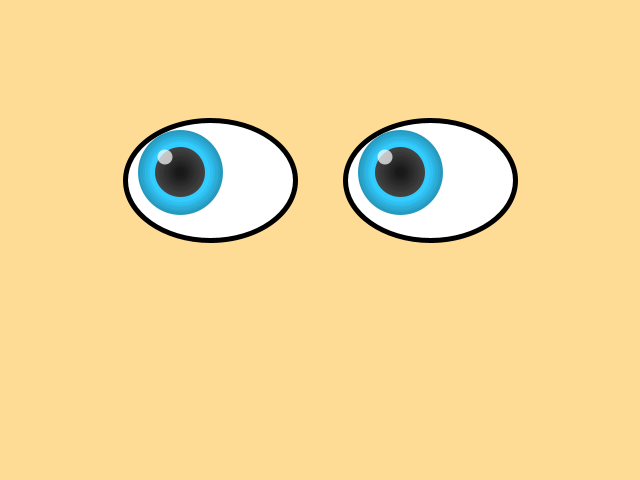
Frame 1 (no input)
Frame 60 (the mouse pressed at the canvas centre just before this capture): identical to frame 1, image omitted
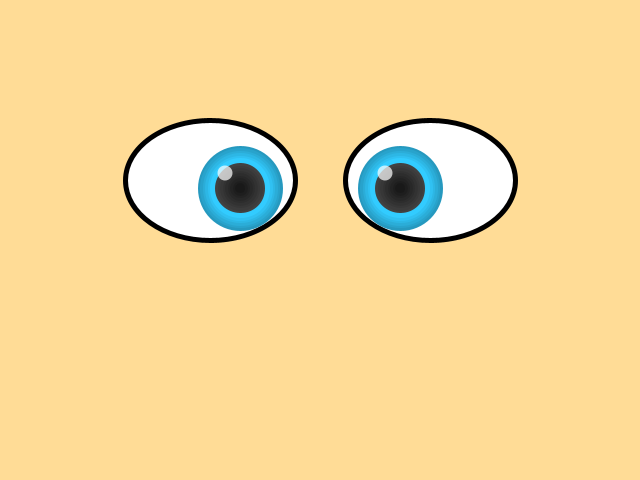
Frame 120 (the mouse held since frame 60 and released just before this capture)

The Processing sketch that drew these frames (run headless with seeded random() and noise(); from frame 60 on, the mouse is pressed at the canvas centre):

// Processing sketch: processing_9000
// ── processing_9000.pde

/*
2. Respond
Create a pair of expressive eyes that respond to 
the cursor as a 640 x 480 pixel Processing program

Name: Kuo-Ang Huang
UID: 703783811
*/

color faceclr = color(255, 220, 150);
int eyeclr = 195;
int eyebright = 80;
float anger = 0.0;

void setup()
{
  size(640, 480);
  background(faceclr);
  smooth();
}

void draw()
{
// Default Eye---------------------------------------  
  int eyeX = mouseX;
  int leyeX = mouseX;
  int reyeX = mouseX;
  int eyeY = mouseY;
  
  leyeX = constrain(leyeX, 180, 240);
  reyeX = constrain(reyeX, 400, 460);
  eyeY = constrain(eyeY, 172, 188);
// Be careful to use constrained variable as calculated values
  
  float smiled = dist(eyeX, mouseY, 320, 70);
  float sadd = dist(eyeX, mouseY, 320, 290);
  float zeye = dist(eyeX, mouseY, 320, 182);
  
  background(faceclr);
  stroke(0);
  strokeWeight(5);
  strokeJoin(ROUND);
  fill(255); 
 
  ellipse(210, 180, 170, 120);
  ellipse(430, 180, 170, 120);
  
  colorMode(HSB, 360, 100, 100);
  for(int i =0; i <50; i +=5)
  {
    stroke(eyeclr, eyebright, 75 +i);
    ellipse(leyeX, eyeY, 80 -i, 80 -i);
    ellipse(reyeX, eyeY, 80 -i, 80 -i);
  }
  
  colorMode(RGB, 255, 255, 255);
  for(int i =0; i <50; i +=5)
  {
    stroke(65 -i);
    ellipse(leyeX, eyeY, 45 -i, 45 -i);
    ellipse(reyeX, eyeY, 45 -i, 45 -i);
  }
  
  noStroke();
  fill(255, 180);
  ellipse(leyeX -15, eyeY -15, 15, 15);
  ellipse(reyeX -15, eyeY -15, 15, 15);

  if(anger <51.0)
  {
// Left Wink---------------------------------------  
    if(mouseX >140 && mouseX <280 && mouseY >140 && mouseY <220 && !mousePressed)
    {
      background(faceclr);
      colorMode(HSB, 360, 100, 100);
      stroke(eyeclr, eyebright, 75);
      line(leyeX +40, eyeY, 140, 140);
      line(leyeX +40, eyeY, 140, 220);   
    
      colorMode(RGB, 255, 255, 255);
      fill(255);
      stroke(0);
       
      ellipse(430, 180, 170, 120);
  
      colorMode(HSB, 360, 100, 100);
      for(int i =0; i <50; i +=5)
      {
        stroke(eyeclr, eyebright, 75 +i);
        ellipse(reyeX, eyeY, 80 -i, 80 -i);
      }
  
      colorMode(RGB, 255, 255, 255);
      for(int i =0; i <50; i +=5)
      {
        stroke(65 -i);
        ellipse(reyeX, eyeY, 45 -i, 45 -i);
      }
  
      noStroke();
      fill(255, 180);
      ellipse(reyeX -15, eyeY -15, 15, 15);
    }
// Right Wink---------------------------------------
    else if(mouseX >360 && mouseX <500 && mouseY >140 && mouseY <220 && !mousePressed)
    {
      background(faceclr);   
      colorMode(HSB, 360, 100, 100);
      stroke(eyeclr, eyebright, 75);
      line(reyeX -40, eyeY, 500, 140);
      line(reyeX -40, eyeY, 500, 220);
    
      colorMode(RGB, 255, 255, 255);
      fill(255);
      stroke(0);    
      ellipse(210, 180, 170, 120);
  
      colorMode(HSB, 360, 100, 100);
      for(int i =0; i <50; i +=5)
      {
        stroke(eyeclr, eyebright, 75 +i);
        ellipse(leyeX, eyeY, 80 -i, 80 -i);  
      }
  
      colorMode(RGB, 255, 255, 255);
      for(int i =0; i <50; i +=5)
      {
        stroke(65 -i);
        ellipse(leyeX, eyeY, 45 -i, 45 -i);   
      }
  
      noStroke();
      fill(255, 180);
      ellipse(leyeX -15, eyeY -15, 15, 15);
    }
// Smile--------------------------------------------    
    else if(smiled <31.0)
    {
      background(faceclr);   
      colorMode(HSB, 360, 100, 100);
      stroke(eyeclr, eyebright, 75);
      noFill();
    
      arc(eyeX -110, mouseY +100, 150, 200, PI, 2*PI);
      arc(eyeX +110, mouseY +100, 150, 200, PI, 2*PI);    
    } 
// Sad---------------------------------------------
    else if(sadd <31.0)
    {
      background(faceclr);    
      colorMode(HSB, 360, 100, 100);
      stroke(eyeclr, eyebright, 75);
      noFill();
    
      arc(eyeX -110, mouseY -100, 150, 200, 0, PI);
      arc(eyeX +110, mouseY -100, 150, 200, 0, PI);    
    }
// Zombie eye--------------------------------------
    else if(zeye <21.0)
    {
      background(faceclr);
      stroke(0);
      fill(255); 
 
      ellipse(eyeX -110, mouseY, 170, 120);
      ellipse(eyeX +110, mouseY, 170, 120);  
    }
// Hurt------------------------------------------------------  
    else if(mouseX >140 && mouseX <280 && mouseY >140 && mouseY <220 && mousePressed)
    {
      background(faceclr);   
      colorMode(HSB, 360, 100, 100);
      stroke(eyeclr, eyebright, 75);
      line(360, 180, 500, 140);
      line(360, 180, 500, 220);
      line(280, 180, 140, 140);
      line(280, 180, 140, 220);
      anger++;
    }
    else if(mouseX >360 && mouseX <500 && mouseY >140 && mouseY <220 && mousePressed)
    {
      background(faceclr);   
      colorMode(HSB, 360, 100, 100);
      stroke(eyeclr, eyebright, 75);
      line(360, 180, 500, 140);
      line(360, 180, 500, 220);
      line(280, 180, 140, 140);
      line(280, 180, 140, 220);
      anger++;  
    }
  }
// Anger-------------------------------------------------  
  else
  {
    background(faceclr);
    fill(255, 255*abs(sin(radians(2*anger -50))), 255*abs(sin(radians(2*anger -50))), anger -50);
    rect(0, 0, width, 40);
    fill(255, 255*abs(sin(radians(2*anger -20))), 255*abs(sin(radians(2*anger -20))), anger -50);
    rect(0, 40, width, 40);
    fill(255, 255*abs(sin(radians(2*anger +10))), 255*abs(sin(radians(2*anger +10))), anger -50);
    rect(0, 80, width, 40);
    fill(255, 255*abs(sin(radians(2*anger +40))), 255*abs(sin(radians(2*anger +40))), anger -50);
    rect(0, 120, width, 40);
    fill(255, 255*abs(sin(radians(2*anger +70))), 255*abs(sin(radians(2*anger +70))), anger -50);
    rect(0, 160, width, 40);
    fill(255, 255*abs(sin(radians(2*anger +100))), 255*abs(sin(radians(2*anger +100))), anger -50);
    rect(0, 200, width, 40);
    fill(255, 255*abs(sin(radians(2*anger +130))), 255*abs(sin(radians(2*anger +130))), anger -50);
    rect(0, 240, width, 40);
    fill(255, 255*abs(sin(radians(2*anger +160))), 255*abs(sin(radians(2*anger +160))), anger -50);
    rect(0, 280, width, 40);    
    fill(255, 255*abs(sin(radians(2*anger +190))), 255*abs(sin(radians(2*anger +190))), anger -50);
    rect(0, 320, width, 40);
    fill(255, 255*abs(sin(radians(2*anger +220))), 255*abs(sin(radians(2*anger +220))), anger -50);
    rect(0, 360, width, 40);
    fill(255, 255*abs(sin(radians(2*anger +250))), 255*abs(sin(radians(2*anger +250))), anger -50);
    rect(0, 400, width, 40);
    fill(255, 255*abs(sin(radians(2*anger +280))), 255*abs(sin(radians(2*anger +280))), anger -50);
    rect(0, 440, width, 40);
    
    colorMode(HSB, 360, 100, 100);
    stroke(eyeclr, eyebright, 75);
    line(380, 240, 500, 140);
    line(260, 240, 140, 140);
    if(mousePressed)
    {
      anger++;
    }
  } 
  
  anger = constrain(anger, 0.0, 200.0);
  //println(anger);
}

// Comfort-----------------------------------------------
void mouseMoved()
{
    anger -=0.2;
}

// Change eye color and bright---------------------------
void mouseDragged()
{
  int Xdiff = mouseX - pmouseX;
  int Ydiff = mouseY - pmouseY;
  
  if(Xdiff >0)
  {
    eyeclr++;
  }
  else if(Xdiff <0)
  {
    eyeclr--;
  }
  
  if(Ydiff >0)
  {
    eyebright++;
  }
  else if(Ydiff <0)
  {
    eyebright--;
  }  
  
  eyeclr = constrain(eyeclr, 0, 360);
  eyebright = constrain(eyebright, 20, 100);
}
